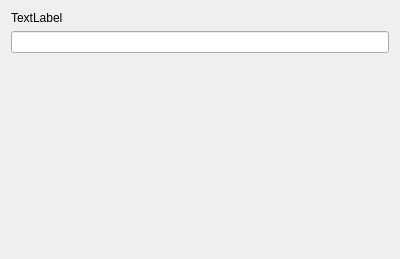
<?xml version="1.0" encoding="UTF-8"?>
<ui version="4.0">
 <class>MyForm</class>
 <widget class="QWidget" name="MyForm">
  <property name="geometry">
   <rect>
    <x>0</x>
    <y>0</y>
    <width>400</width>
    <height>259</height>
   </rect>
  </property>
  <property name="windowTitle">
   <string>Form</string>
  </property>
  <layout class="QVBoxLayout" name="verticalLayout">
   <item>
    <widget class="QLabel" name="label">
     <property name="text">
      <string>TextLabel</string>
     </property>
    </widget>
   </item>
   <item>
    <widget class="QLineEdit" name="lineEdit"/>
   </item>
   <item>
    <spacer name="verticalSpacer">
     <property name="orientation">
      <enum>Qt::Vertical</enum>
     </property>
     <property name="sizeHint" stdset="0">
      <size>
       <width>20</width>
       <height>40</height>
      </size>
     </property>
    </spacer>
   </item>
  </layout>
 </widget>
 <resources/>
 <connections/>
</ui>
